Frame 1 (no input): blank canvas, image omitted
Frame 60 (no input): blank canvas, image omitted
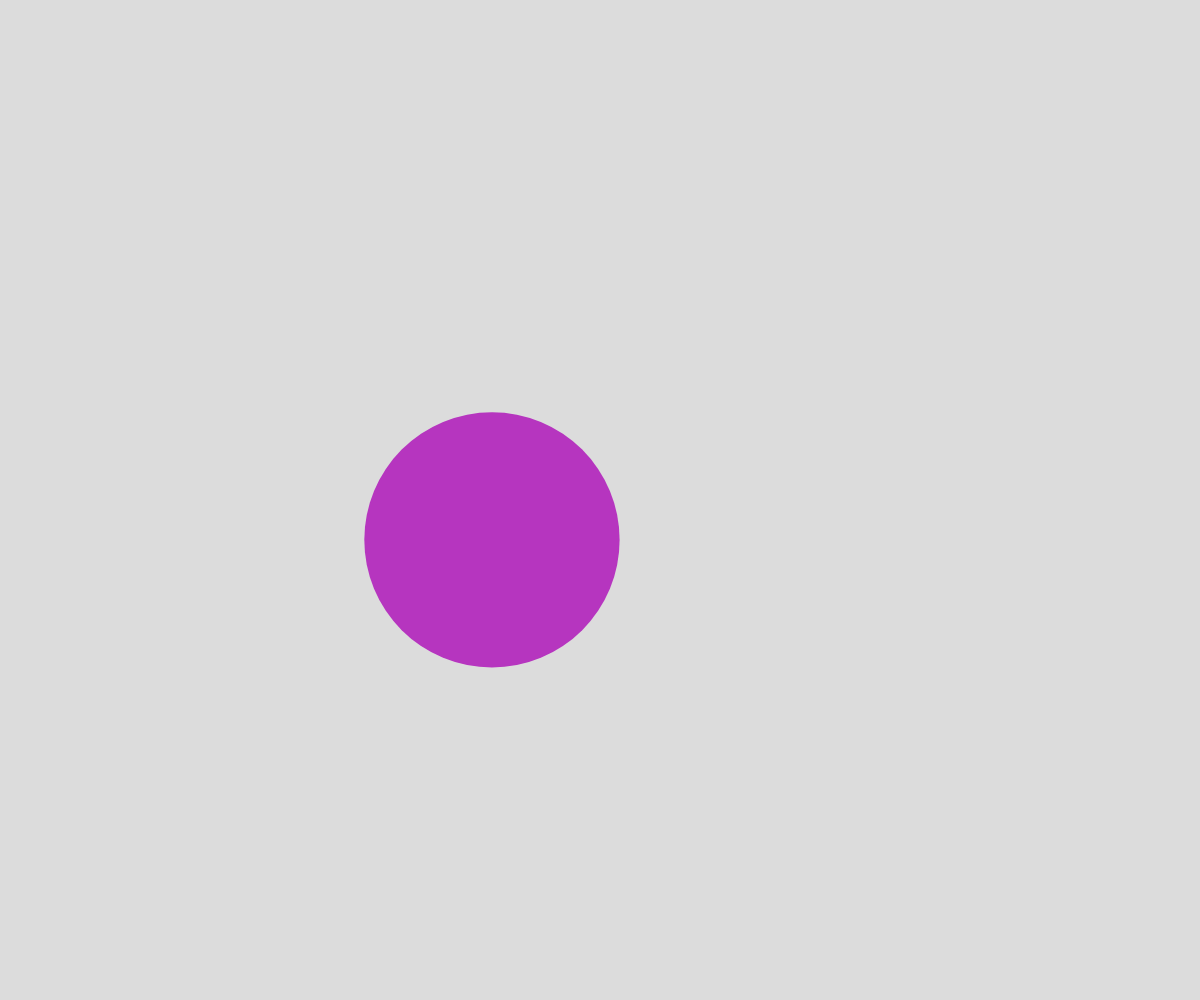
Frame 120 (the mouse pressed at the canvas centre since frame 60)

The p5.js sketch whose frames 1 and 60 were blank and that drew this single picture after the mouse press (run headless with seeded random() and noise() and a simulated clock; from frame 60 on, the mouse is pressed at the canvas centre):

// p5.js sketch
// ── sketch.js
// Connected Nodes OOP Demo

let points = [];

function setup() {
  createCanvas(windowWidth, windowHeight);
}

function draw() {
  background(220);
  //draws lines first
  for (let point of points) {
    point.update();
    point.connectTo(points);
  }
  for (let point of points) {
    point.display();
  }
}

function mousePressed() {
  let thePoint = new MovingPoint(mouseX, mouseY);
  points.push(thePoint);
}

class MovingPoint {
  constructor(x, y) {
    this.x = x;
    this.y = y;
    this.color = color(random(255), random(255), random(255));
    this.radius =  15;
    this.xTime = random(1000);
    this.yTime = random(1000);
    this.deltaTime = 0.01;
    this.reach = 150;
  }

  display() {
    noStroke();
    fill(this.color);
    circle(this.x, this.y, this.radius*2)
  }

  update() {
    let dx = noise(this.xTime);
    this.dx = map(dx, 0, 1, -5, 5);
    let dy = noise(this.yTime);
    this.dy = map(dy, 0, 1, -5, 5);

    this.x += this.dx;
    this.y += this.dy;

    this.xTime += this.deltaTime;
    this.yTime += this.deltaTime;

    //wrap screen
    if (this.x < 0) {
      this.x += width;
    }
    if (this.x > width) {
      this.x -= width;
    }
    if (this.y < 0) {
      this.y += height;
    }
    if (this.y > height) {
      this.y -= height;
    }

    //adjust size
    let mouseDistance = dist(this.x, this.y, mouseX, mouseY);
    if (mouseDistance < this.reach) {
      //make circle bigger
      let theSize = map(mouseDistance, 0, this.reach, 500, 15);
      this.radius = theSize;
    }
    else {
      //make circle regular size
      this.radius =  15;
    }
  }

  connectTo(pointsArray) {
    for (let otherPoint of pointsArray) {
      if (this !== otherPoint) {
        if (dist(this.x, this.y, otherPoint.x, otherPoint.y) < this.reach) {
          stroke(this.color);
          line(this.x, this.y, otherPoint.x, otherPoint.y)
        }
      }
    }
  }
}
